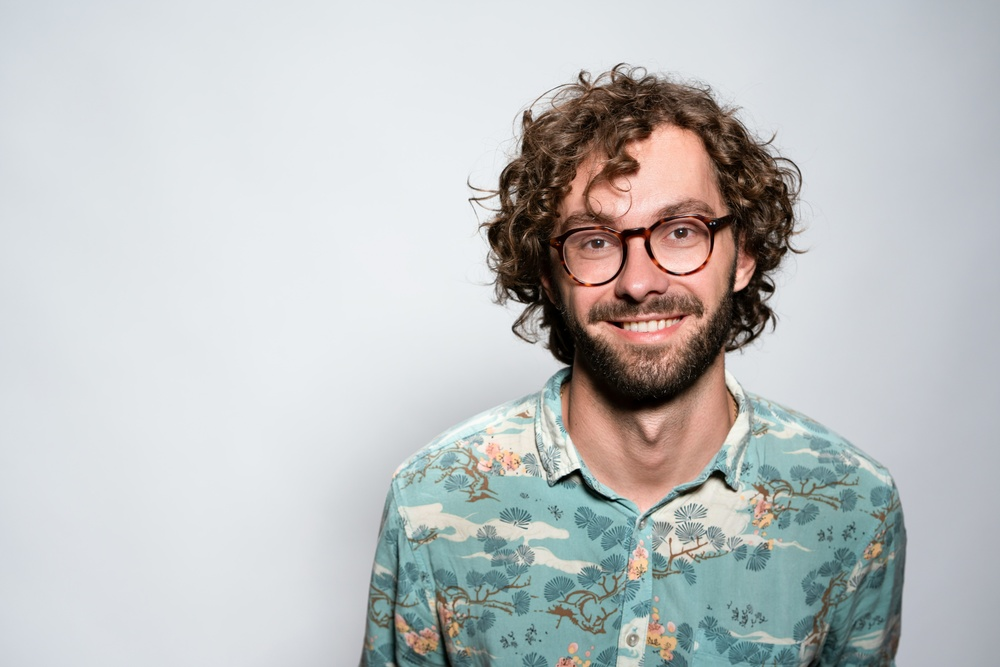
#> input picture luzformacion/src/assets/headshots/christian-buehner-DItYlc26zVI-unsplash.jpg, 1000 x 667 px, shrunk from 7952 x 5304 before the run
$ python make-headshots.py
#> lines starting #> are read from the running program, lines starting #| are printed output that depends on the picture
#!/usr/bin/env python3
"""Genera public/images/headshots/headshot-N-{400,800}.webp desde src/assets/headshots/.

Cada recorte es cuadrado y deja la cabeza (de la coronilla o gorra a la barbilla)
centrada en el cuadrado. Los datos de cada cara están medidos a mano sobre el
original, como fracción del ancho/alto:

  cx, cy   centro de la cabeza (punto medio entre coronilla y barbilla)
  head     alto de la cabeza, de la coronilla a la barbilla

El recorte ocupa `head / fill` de alto. Si la cabeza queda cerca de un borde del
original, se repite la fila de borde (fondos lisos) para no descentrar la cara.

Uso, desde luzformacion/:   python3 scripts/make-headshots.py
Requiere Pillow. El orden de FACES es el de headshot-1 … headshot-7
(= orden alfabético de los originales).
"""

from pathlib import Path

from PIL import Image

ROOT = Path(__file__).resolve().parent.parent
SRC = ROOT / "src/assets/headshots"
OUT = ROOT / "public/images/headshots"

FILL = 0.30  # objetivo: la cabeza ocupa ~30 % del alto del cuadrado; el resto es entorno

# Cuánto se puede salir del original sin que se note (fracción del lado del
# recorte). Arriba hay fondo liso en casi todas las fotos; abajo y a los lados
# hay cuerpo, y repetir esas filas dejaría rayas.
PAD_TOP, PAD_BOTTOM, PAD_SIDE = 0.35, 0.03, 0.06
SIZES = (400, 800)

FACES = [
    # (original, cx, cy, head, fill opcional)
    ("christian-buehner-DItYlc26zVI-unsplash.jpg", 0.655, 0.343, 0.485),
    ("christina-wocintechchat-com-m-SJvDxw0azqw-unsplash.jpg", 0.490, 0.325, 0.260),
    ("clay-elliot-mpDV4xaFP8c-unsplash.jpg", 0.480, 0.195, 0.270),
    ("giorgio-trovato-VzusBjHlKM8-unsplash.jpg", 0.485, 0.290, 0.350),
    ("mina-rad-K9T9hdf4PmI-unsplash.jpg", 0.520, 0.415, 0.330),
    ("willian-souza-p5BoBF0XJUA-unsplash.jpg", 0.430, 0.248, 0.275),
    # Carretilla elevadora: muy abierto para que se vea el trabajo.
    ("wright-building-center-UawhUYH5Xyc-unsplash.jpg", 0.445, 0.339, 0.100, 0.20),
]


def pad_edges(im: Image.Image, left: int, top: int, right: int, bottom: int) -> Image.Image:
    """Amplía el lienzo repitiendo las filas/columnas del borde."""
    if not (left or top or right or bottom):
        return im
    w, h = im.size
    out = Image.new("RGB", (w + left + right, h + top + bottom))
    out.paste(im, (left, top))
    if top:
        out.paste(im.crop((0, 0, w, 1)).resize((w, top)), (left, 0))
    if bottom:
        out.paste(im.crop((0, h - 1, w, h)).resize((w, bottom)), (left, top + h))
    full_h = h + top + bottom
    if left:
        out.paste(out.crop((left, 0, left + 1, full_h)).resize((left, full_h)), (0, 0))
    if right:
        x = left + w - 1
        out.paste(out.crop((x, 0, x + 1, full_h)).resize((right, full_h)), (left + w, 0))
    return out


def crop_square(im: Image.Image, cx: float, cy: float, head: float, fill: float) -> Image.Image:
    w, h = im.size
    side = head * h / fill
    # Tope por cada lado: si el original no da para ese zoom, se aleja lo que
    # permita (siempre centrado).
    side = min(
        side,
        cx * w / (0.5 - PAD_SIDE),
        (w - cx * w) / (0.5 - PAD_SIDE),
        cy * h / (0.5 - PAD_TOP),
        (h - cy * h) / (0.5 - PAD_BOTTOM),
    )
    print(f"  cabeza = {head * h / side:.0%} del cuadrado")
    side = round(side)
    x = round(cx * w - side / 2)
    y = round(cy * h - side / 2)
    # Cuánto se sale del original por cada lado.
    left, top = max(0, -x), max(0, -y)
    right, bottom = max(0, x + side - w), max(0, y + side - h)
    padded = pad_edges(im, left, top, right, bottom)
    return padded.crop((x + left, y + top, x + left + side, y + top + side))


def main() -> None:
    OUT.mkdir(parents=True, exist_ok=True)
    for n, (name, cx, cy, head, *rest) in enumerate(FACES, start=1):
        im = Image.open(SRC / name).convert("RGB")
#> im is the input picture: PIL image 1000x667 RGB; mean R, G, B 190.9, 193.3, 193.5
        square = crop_square(im, cx, cy, head, rest[0] if rest else FILL)
#|   cabeza = 41% del cuadrado
#> in pad_edges, `out = Image.new("RGB", (w + left + right, h + top + bottom))`: out: PIL image 1047x830 RGB; every value is 0
#> in pad_edges, `out.paste(im, (left, top))`:
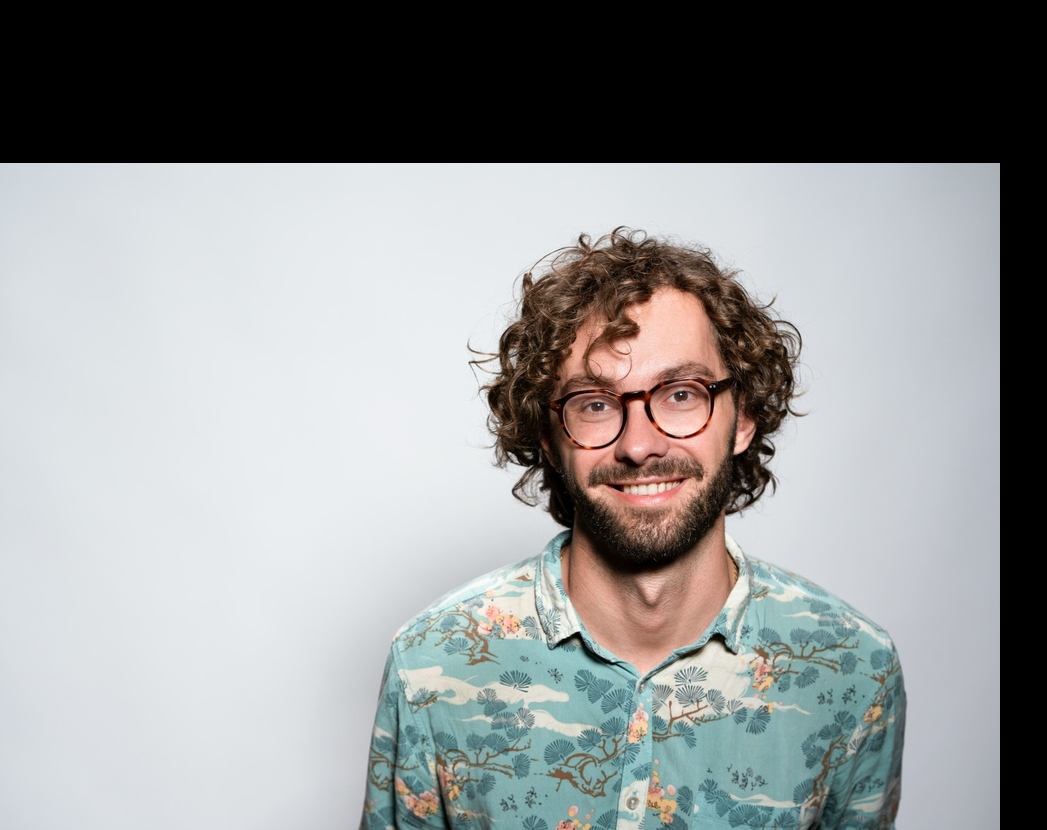
#> out: PIL image 1047x830 RGB; mean R, G, B 146.5, 148.4, 148.5
#> in pad_edges, `out.paste(im.crop((0, 0, w, 1)).resize((w, top)), (left, 0))`:
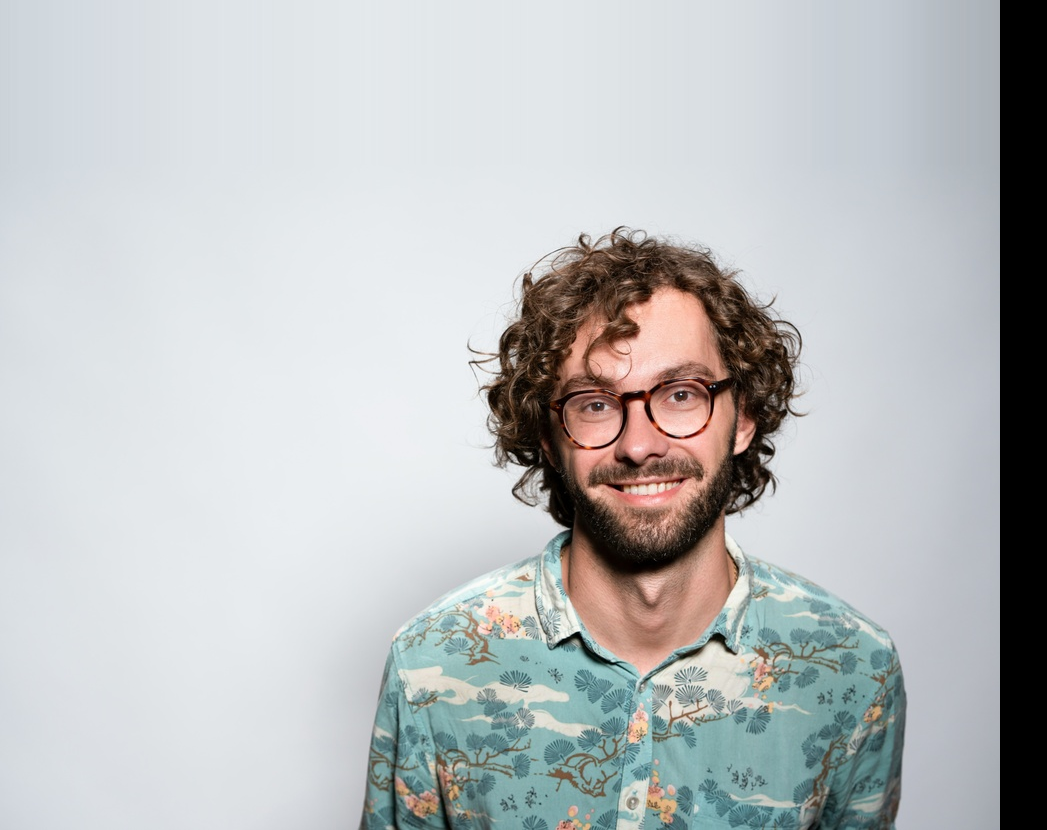
#> out: PIL image 1047x830 RGB; mean R, G, B 186.7, 189.6, 190.6
#> in pad_edges, `out.paste(out.crop((x, 0, x + 1, full_h)).resize((right, full_h)), (le..`:
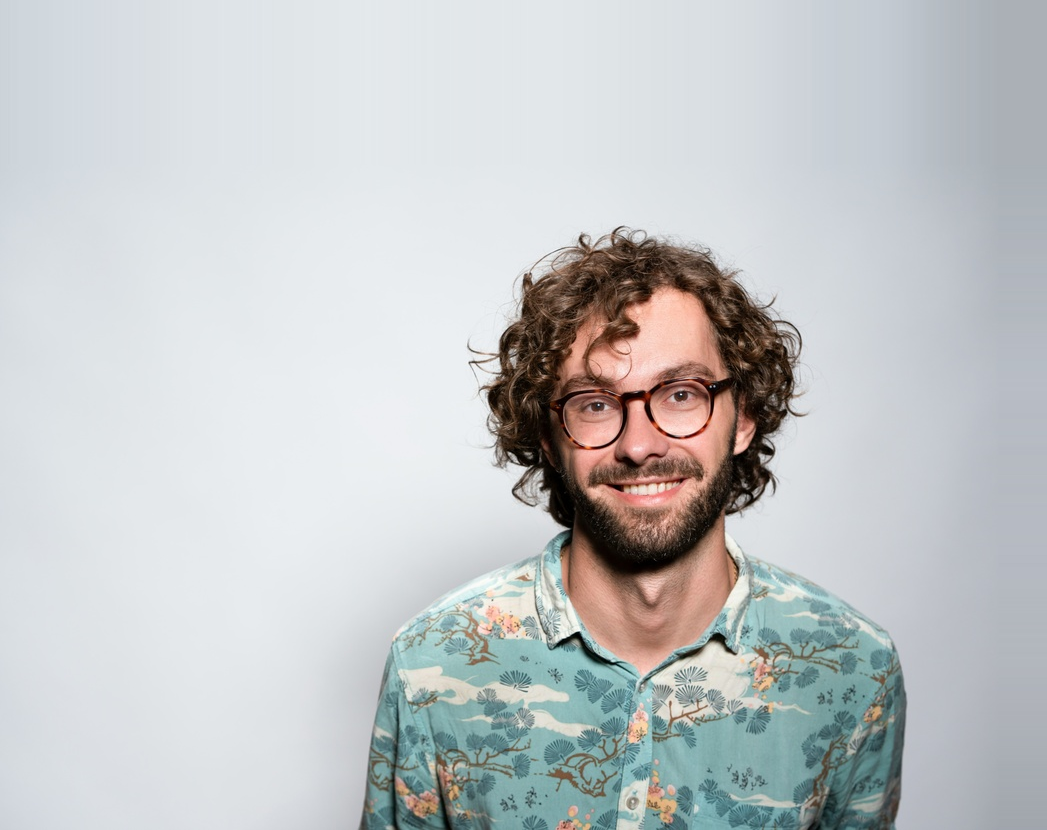
#> out: PIL image 1047x830 RGB; mean R, G, B 194.6, 197.7, 199
#> in crop_square, `return padded.crop((x + left, y + top, x + left + side, y + top + side))`:
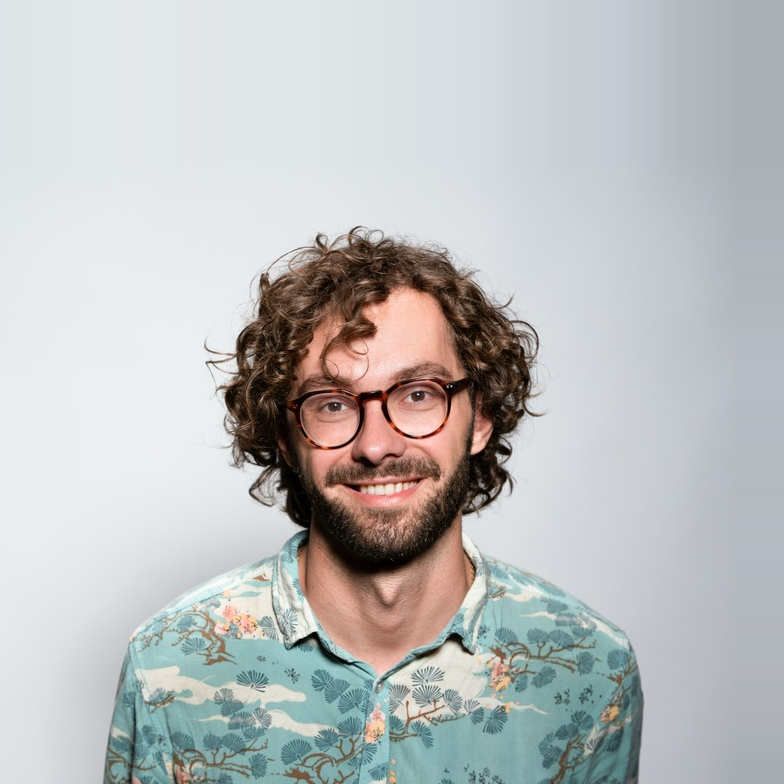
#> returned value: PIL image 784x784 RGB; mean R, G, B 188.5, 190.3, 190.8
        for size in SIZES:
            square.resize((size, size), Image.LANCZOS).save(
                OUT / f"headshot-{n}-{size}.webp", "WEBP", quality=82, method=6
            )
        print(f"headshot-{n}: recorte {square.size[0]}px desde {name}")
#| headshot-1: recorte 784px desde christian-buehner-DItYlc26zVI-unsplash.jpg
#> pass 2 of the loop in main, `for n, (name, cx, cy, head, *rest) in enumerate(FACES, start=1):`:
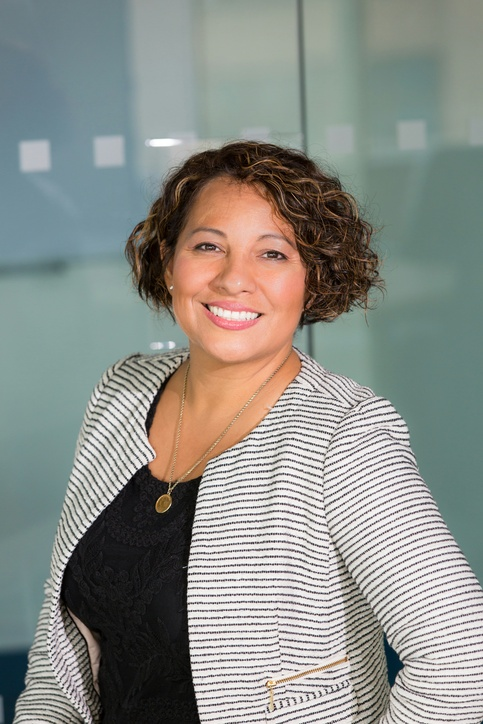
#> input picture luzformacion/src/assets/headshots/christina-wocintechchat-com-m-SJvDxw0azqw-unsplash.jpg, 483 x 724 px, shrunk from 3840 x 5760 before the run
#> in main, im is the input picture: PIL image 483x724 RGB; mean R, G, B 139.5, 141.8, 135.9
#|   cabeza = 35% del cuadrado
#> in pad_edges (call 2), `out.paste(out.crop((x, 0, x + 1, full_h)).resize((right, full_h)), (le..`:
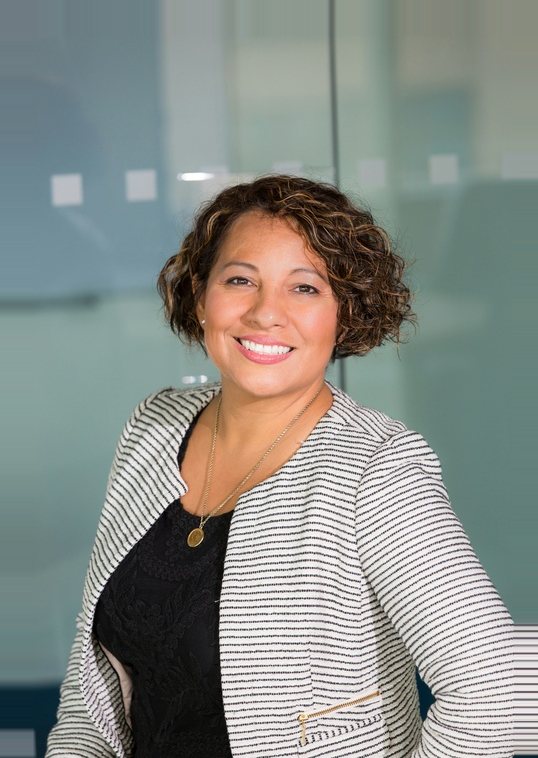
#> out: PIL image 538x758 RGB; mean R, G, B 136.6, 141.1, 135.8
#> the loop in main, `for size in SIZES:` made 2 passes
#> pass 1, in main, `square.resize((size, size), Image.LANCZOS).save( OUT / f"headshot-{n}-..`:
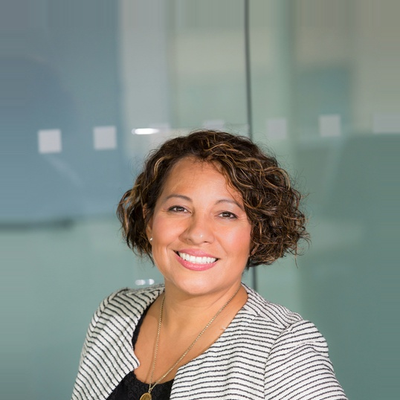
#> saved as headshot-2-400.webp: PIL image 400x400 RGB; mean R, G, B 135.7, 141.5, 134.4
#| headshot-2: recorte 538px desde christina-wocintechchat-com-m-SJvDxw0azqw-unsplash.jpg
#> pass 3 of the loop in main, `for n, (name, cx, cy, head, *rest) in enumerate(FACES, start=1):`:
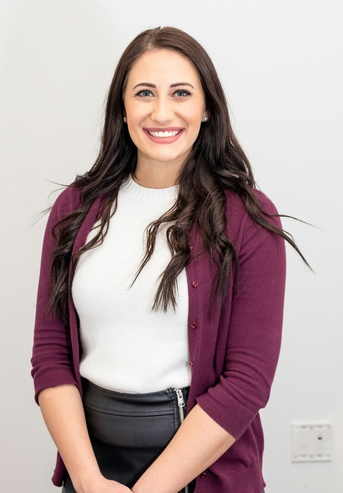
#> input picture luzformacion/src/assets/headshots/clay-elliot-mpDV4xaFP8c-unsplash.jpg, 343 x 493 px, shrunk from 2725 x 3923 before the run
#> in main, im is the input picture: PIL image 343x493 RGB; mean R, G, B 180.8, 163.5, 163.5
#|   cabeza = 36% del cuadrado
#> in pad_edges (call 3), `out.paste(out.crop((x, 0, x + 1, full_h)).resize((right, full_h)), (le..`:
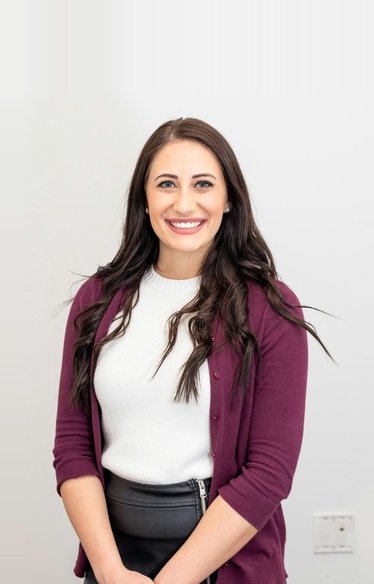
#> out: PIL image 374x584 RGB; mean R, G, B 193.1, 179.5, 179.1
#> in crop_square (call 3), `return padded.crop((x + left, y + top, x + left + side, y + top + side))`:
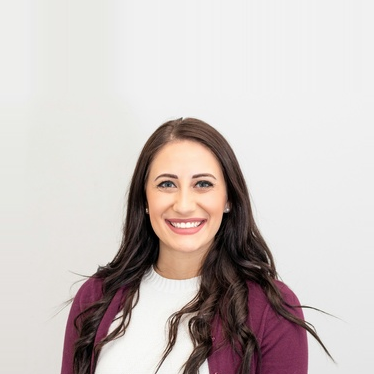
#> returned value: PIL image 374x374 RGB; mean R, G, B 204.8, 195.9, 193.7
#| headshot-3: recorte 374px desde clay-elliot-mpDV4xaFP8c-unsplash.jpg
#> the loop made 7 passes; the first 3 are shown


if __name__ == "__main__":
#> (the run stopped early here; a loop or call above may not have finished)
